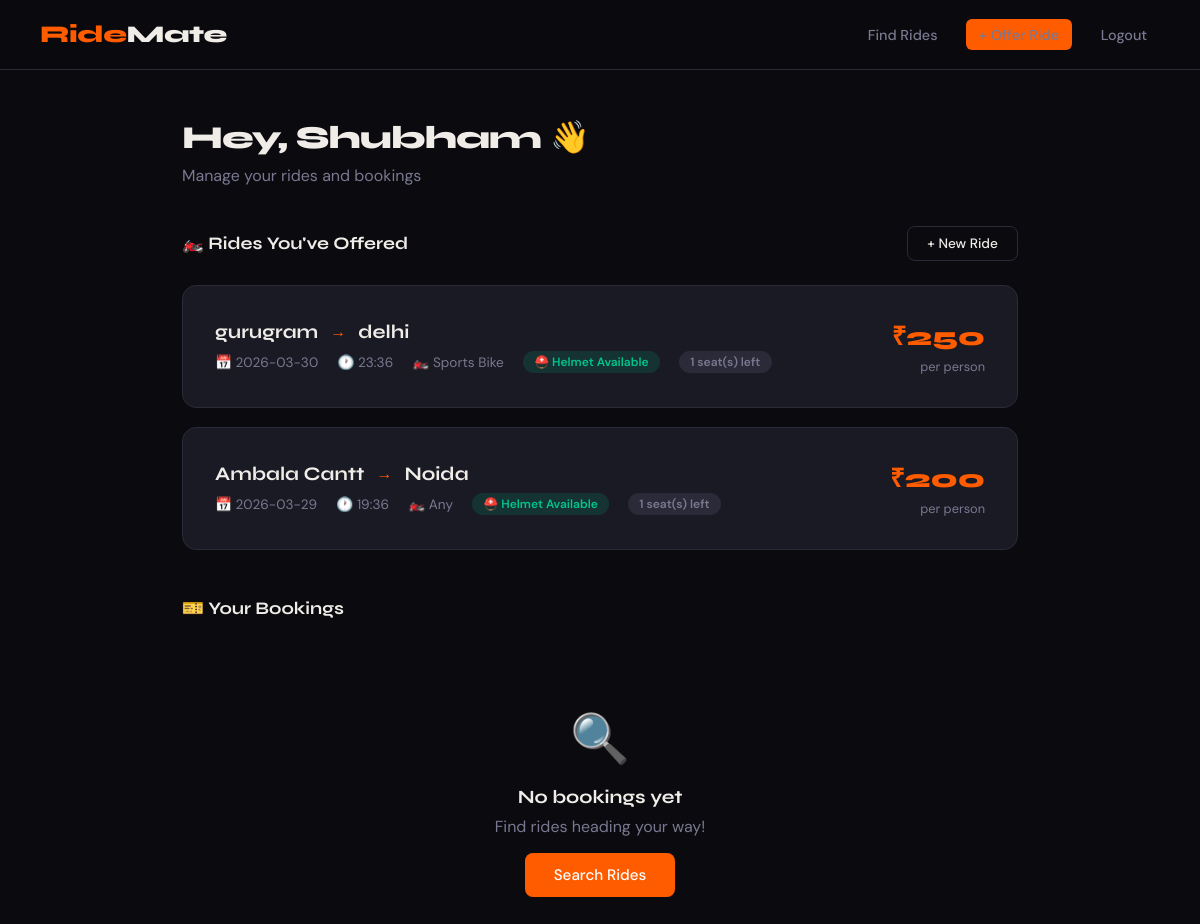
The app's page /dashboard (signed in) with its own data.
### tables this page shows
CREATE TABLE rides (
    ride_id INTEGER PRIMARY KEY AUTOINCREMENT,
    user_id INTEGER NOT NULL,
    rider_name TEXT NOT NULL,
    from_location TEXT NOT NULL,
    to_location TEXT NOT NULL,
    date TEXT NOT NULL,
    time TEXT NOT NULL,
    price INTEGER NOT NULL,
    seats INTEGER DEFAULT 1,
    bike_type TEXT DEFAULT 'Any',
    helmet INTEGER DEFAULT 0,
    FOREIGN KEY (user_id) REFERENCES users(id)
);

### app.py (the view)
@app.route("/dashboard")
def dashboard():
    if "user_id" not in session:
        return redirect("/login")
    with engine.connect() as conn:
        offered = conn.execute(
            text(
                """
                SELECT * FROM rides
                WHERE user_id = :user_id
                ORDER BY date DESC, time DESC
                """
            ),
            {"user_id": session["user_id"]},
        ).mappings().all()
        booked = conn.execute(
            text(
                """
                SELECT rides.*, bookings.id AS booking_id
                FROM bookings
                JOIN rides ON bookings.ride_id = rides.ride_id
                WHERE bookings.user_id = :user_id
                ORDER BY bookings.id DESC
                """
            ),
            {"user_id": session["user_id"]},
        ).mappings().all()
    return render_template("dashboard.html", offered=offered, booked=booked)

### templates/dashboard.html (shortened to what this page needs)
<!DOCTYPE html>
<html lang="en">
<head>
  <link rel="stylesheet" href="{{ url_for('static', filename='style.css') }}">
</head>
<body>
<nav>
  <a href="/" class="nav-logo">Ride<span>Mate</span></a>
  <div class="nav-links">
    <a href="/search">Find Rides</a>
    <a href="/offer_ride" class="btn btn-primary btn-sm">+ Offer Ride</a>
    <a href="/logout">Logout</a>
  </div>
</nav>
<div class="container">
  <div style="margin-bottom:2rem;">
    <div class="page-title">Hey, {{ session['user_name'].split()[0] }} 👋</div>
    <div class="page-sub">Manage your rides and bookings</div>
  </div>
  <div class="section-header">
    <div class="section-title">🏍️ Rides You've Offered</div>
    <a href="/offer_ride" class="btn btn-outline btn-sm">+ New Ride</a>
  </div>
  {% if offered %}
    {% for ride in offered %}
    <div class="card fade-in">
      <div class="ride-card">
        <div>
          <div class="ride-route">
            {{ ride['from_location'] }}
            <span class="route-arrow">→</span>
            {{ ride['to_location'] }}
          </div>
          <div class="ride-meta">
            <span class="meta-item">📅 {{ ride['date'] }}</span>
            <span class="meta-item">🕐 {{ ride['time'] }}</span>
            <span class="meta-item">🏍️ {{ ride['bike_type'] }}</span>
            {% if ride['helmet'] %}
              <span class="badge badge-green">⛑️ Helmet Available</span>
            {% endif %}
            <span class="badge badge-grey">{{ ride['seats'] }} seat(s) left</span>
          </div>
        </div>
        <div style="text-align:right">
          <div class="price-tag">₹{{ ride['price'] }}</div>
          <div style="font-size:0.8rem; color:var(--muted); margin-top:0.3rem;">per person</div>
        </div>
      </div>
    </div>
    {% endfor %}
  {% endif %}
  <div class="section-header" style="margin-top:3rem;">
    <div class="section-title">🎫 Your Bookings</div>
  </div>
  {% if booked %}
    {% for ride in booked %}
    <div class="card fade-in">
      <div class="ride-card">
        <div>
          <div class="ride-route">
            {{ ride['from_location'] }}
            <span class="route-arrow">→</span>
            {{ ride['to_location'] }}
          </div>
          <div class="ride-meta">
            <span class="meta-item">📅 {{ ride['date'] }}</span>
            <span class="meta-item">🕐 {{ ride['time'] }}</span>
            <div class="rider-info">
              <div class="rider-avatar">{{ ride['rider_name'][0].upper() }}</div>
              <span style="font-size:0.85rem; color:var(--muted);">{{ ride['rider_name'] }}</span>
            </div>
            {% if ride['helmet'] %}
              <span class="badge badge-green">⛑️ Helmet Provided</span>
            {% endif %}
          </div>
        </div>
        <div style="text-align:right">
          <div class="price-tag">₹{{ ride['price'] }}</div>
          <a href="/cancel_booking/{{ ride['booking_id'] }}"
             class="btn btn-danger btn-sm"
             style="margin-top:0.8rem; display:inline-block;"
             onclick="return confirm('Cancel this booking?')">
            Cancel
          </a>
        </div>
      </div>
    </div>
    {% endfor %}
  {% else %}
    <div class="empty">
      <div class="empty-icon">🔍</div>
      <h3>No bookings yet</h3>
      <p>Find rides heading your way!</p>
      <a href="/search" class="btn btn-primary" style="margin-top:1rem;">Search Rides</a>
    </div>
  {% endif %}
</div>
</body>
</html>

### static/style.css (style rules this page uses)
:root { --bg: #0a0a0f; --surface: #13131a; --card: #1a1a24; --border: #2a2a38; --accent: #ff5c00; --accent2: #ff8c42; --text: #f0ede8; --muted: #7a7890; --success: #00c48c; --error: #ff4466; }
* { margin: 0; padding: 0; box-sizing: border-box; }
body { font-family: 'DM Sans', sans-serif; background: var(--bg); color: var(--text); min-height: 100vh; }
nav { display: flex; align-items: center; justify-content: space-between; padding: 1.2rem 2.5rem; background: rgba(10,10,15,0.9); border-bottom: 1px solid var(--border); position: sticky; top: 0; z-index: 100; backdrop-filter: blur(12px); }
.nav-logo { font-family: 'Syne', sans-serif; font-size: 1.5rem; font-weight: 800; color: var(--accent); text-decoration: none; letter-spacing: -0.5px; }
.nav-logo span { color: var(--text); }
.nav-links { display: flex; gap: 1rem; align-items: center; }
.nav-links a { color: var(--muted); text-decoration: none; font-size: 0.9rem; font-weight: 500; transition: color 0.2s; padding: 0.4rem 0.8rem; border-radius: 6px; }
.btn { display: inline-block; padding: 0.75rem 1.8rem; border-radius: 8px; font-family: 'DM Sans', sans-serif; font-weight: 500; font-size: 0.95rem; text-decoration: none; border: none; cursor: pointer; transition: all 0.2s; }
.btn-primary { background: var(--accent); color: white; }
.btn-outline { background: transparent; color: var(--text); border: 1px solid var(--border); }
.btn-sm { padding: 0.5rem 1.2rem; font-size: 0.85rem; }
.container { max-width: 900px; margin: 0 auto; padding: 3rem 2rem; }
.page-title { font-family: 'Syne', sans-serif; font-size: 2rem; font-weight: 800; margin-bottom: 0.5rem; letter-spacing: -1px; }
.page-sub { color: var(--muted); margin-bottom: 2.5rem; }
.card { background: var(--card); border: 1px solid var(--border); border-radius: 14px; padding: 2rem; margin-bottom: 1.2rem; transition: border-color 0.2s; }
.ride-card { display: grid; grid-template-columns: 1fr auto; gap: 1rem; align-items: center; }
.ride-route { font-family: 'Syne', sans-serif; font-size: 1.2rem; font-weight: 700; display: flex; align-items: center; gap: 0.75rem; margin-bottom: 0.5rem; }
.route-arrow { color: var(--accent); font-size: 1rem; }
.ride-meta { display: flex; gap: 1.2rem; flex-wrap: wrap; margin-top: 0.5rem; }
.meta-item { display: flex; align-items: center; gap: 0.4rem; font-size: 0.85rem; color: var(--muted); }
.badge { display: inline-block; padding: 0.2rem 0.7rem; border-radius: 100px; font-size: 0.75rem; font-weight: 600; }
.badge-green { background: rgba(0,196,140,0.15); color: var(--success); }
.badge-grey { background: var(--border); color: var(--muted); }
.price-tag { font-family: 'Syne', sans-serif; font-size: 1.6rem; font-weight: 800; color: var(--accent); }
.empty { text-align: center; padding: 4rem 2rem; color: var(--muted); }
.empty-icon { font-size: 3rem; margin-bottom: 1rem; }
.empty h3 { color: var(--text); font-family: 'Syne', sans-serif; margin-bottom: 0.5rem; }
.section-header { display: flex; justify-content: space-between; align-items: center; margin-bottom: 1.5rem; }
.section-title { font-family: 'Syne', sans-serif; font-size: 1.1rem; font-weight: 700; }
.fade-in { animation: fadeIn 0.4s ease forwards; }

### records on screen
rides: from_location "gurugram", to_location "delhi", date "2026-03-30", time "23:36", bike_type "Sports Bike"
rides: from_location "Ambala Cantt", to_location "Noida", date "2026-03-29", time "19:36", bike_type "Any"

### other values on screen
{{ session['user_name'].split()[0] }} "Shubham"
{{ ride['seats'] }} "1" "1"
{{ ride['price'] }} "250" "200"
